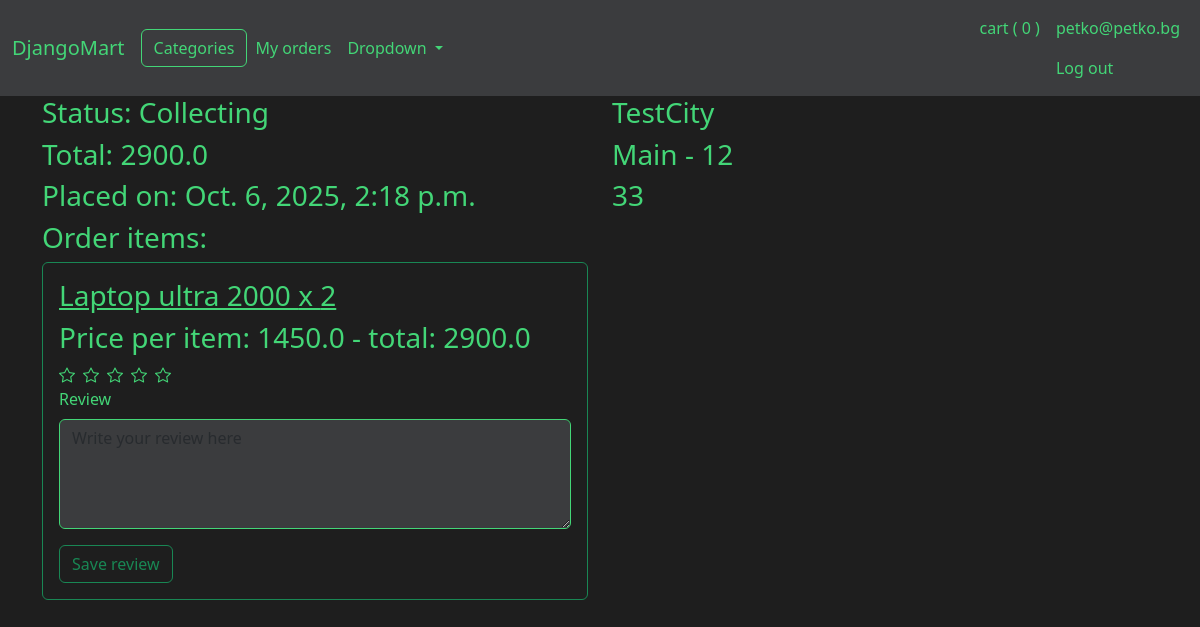
Page /delivery/5 (signed in) on the committed database.
### DjangoMartApp/models.py (models this page shows, shortened)
class ShoppingCart(models.Model):
    user_id = models.OneToOneField(User, on_delete=models.CASCADE)
    total_items_count = models.PositiveIntegerField(default=0)

class User(AbstractUser):
    first_name = models.CharField(max_length=50)
    last_name = models.CharField(max_length=50)
    phone_number = models.CharField(max_length=15, blank=True)
    total_purchased_amount = models.FloatField(default=0)
    available_tokens = models.FloatField(default=500,  validators=[MinValueValidator(0)])
    delivery_details_provided_count = models.PositiveSmallIntegerField(default=0, validators=[MaxValueValidator(3)])
    is_deleted = models.BooleanField(default=False)
    is_api_user = models.BooleanField(default=False)
    created_date = models.DateTimeField(default=timezone.now, editable=False)
    updated_date = models.DateTimeField(auto_now=True)
    is_auto_generated = models.BooleanField(default=False)
    generated_date = models.DateTimeField(blank=True, null=True)

class DeliveryTracking(models.Model):
    class Status(models.TextChoices):
        COLLECTING = 'Collecting'
        PREPARED = 'Prepared'
        SHIPPED = 'Shipped'
        DELIVERED = 'Delivered'
        CANCELLED = 'Cancelled'
    delivery_destination = models.ForeignKey(DeliveryDestination,
                                            on_delete=models.SET_NULL,
                                            null=True,
                                            blank=True,
                                            related_name='delivery_tracking')
    user = models.ForeignKey(User, on_delete=models.DO_NOTHING)
    city = models.CharField(max_length=100)
    street = models.CharField(max_length=100)
    street_number = models.PositiveIntegerField(blank=True, null=True)
    phone_number = models.PositiveIntegerField()
    status = models.CharField(
        max_length=20,
        choices=Status.choices,
        default=Status.COLLECTING,
    )
    purchase = models.OneToOneField('Purchase',
                                 on_delete=models.DO_NOTHING,
                                 related_name='delivery_tracking')
    created_date = models.DateTimeField(auto_now_add=True)
    delivered_date = models.DateTimeField(blank=True, null=True)

class Purchase(models.Model):
    user = models.ForeignKey(User, on_delete=models.DO_NOTHING)
    total_price = models.FloatField()
    is_invalid = models.BooleanField(default=False)
    created_date = models.DateTimeField(auto_now_add=True)
    updated_date = models.DateTimeField(auto_now=True)
    is_auto_generated = models.BooleanField(default=False)
    generated_date = models.DateTimeField(blank=True, null=True)

class PurchaseItem(models.Model):
    purchase = models.ForeignKey(Purchase, on_delete=models.DO_NOTHING, related_name='purchase_items')
    product_name = models.CharField(max_length=100)
    product = models.ForeignKey(Product,
                                on_delete=models.SET_NULL,
                                related_name='purchase_item',
                                blank=True,
                                null=True)
    price_at_purchase = models.FloatField()
    quantity = models.PositiveIntegerField()
    created_date = models.DateTimeField(auto_now_add=True)
    updated_date = models.DateTimeField(auto_now=True)
    is_auto_generated = models.BooleanField(default=False)
    generated_date = models.DateTimeField(blank=True, null=True)

### DjangoMartApp/views/web.py (the view)
# urls.py: path('delivery/<int:delivery_id>', delivery, name='delivery'),
@login_required
def delivery(request, delivery_id):
    try:
        delivery = (DeliveryTracking.objects
                    .select_related('purchase')
                    .prefetch_related('purchase__purchase_items', 'purchase__purchase_items__review')
                    .get(user=request.user, id=delivery_id))
    except DeliveryTracking.DoesNotExist:
        return render_django_mart_app(request, 'error', {'message':'The requested delivery does not exist for this user'})
    return render_django_mart_app(request, 'delivery', {'delivery':delivery})

### DjangoMartApp/context_processors.py (called while the page is built)
def categories_processor(request):
    return {
        'categories': Category.objects.filter(is_active=True)
    }

def cart_processor(request):
    if request.user.is_authenticated:
        try:
            cart = ShoppingCart.objects.get(user_id=request.user)
        except ShoppingCart.DoesNotExist:
            cart = None
    else:
        cart = None
    return {'shopping_cart': cart}

### DjangoMartApp/templatetags/math_functions.py (called while the page is built)
@register.filter
def multiply(a, b):
    return a * b

### DjangoMartApp/views/utility.py (called while the page is built)
def render_django_mart_app(request, template_name, context=None):
    if context is None:
        context = {}
    full_template_name = f'DjangoMartApp/{template_name}.html'
    return render(request, full_template_name, context)

### DjangoMartApp/templates/DjangoMartApp/delivery.html (shortened to what this page needs)
{% extends "DjangoMartApp/layout.html" %}
{% load static %}
{% load math_functions %}
{% block styles %}
    <link href="https://cdn.jsdelivr.net/npm/bootstrap-icons/font/bootstrap-icons.css" rel="stylesheet">
{% endblock %}
{% block body %}
<div class="row">
    <div class="col">
        <div class="h3">Status: {{delivery.status}}</div>
        <div class="h3">Total: {{delivery.purchase.total_price}}</div>
        <div class="h3">Placed on: {{delivery.created_date}}</div>
        <div class="h3">Order items:</div>
        {% for purchase_item in delivery.purchase.purchase_items.all %}
            <div class="container border border-success border-1 rounded mb-3 p-3" id="itemDiv">
                <div class="h3">
                    <a href="{% url 'product' purchase_item.product.id %}">{{purchase_item.product_name}} x {{purchase_item.quantity}}</a>
                </div>
                <div class="h3">
                    Price per item: {{purchase_item.price_at_purchase}} - total: {{ purchase_item.price_at_purchase|multiply:purchase_item.quantity }}
                </div>
                    {% if purchase_item.review %}
                        Your review -
                        <button type="button" class="btn btn-outline-success btn-sm" id="editReviewBtn" data-reviewid="{{purchase_item.review.id}}" data-itemid="{{purchase_item.id}}">
                            Edit review
                        </button>
                        <button type="button" class="btn btn-outline-danger btn-sm" id="deleteReviewBtn" data-reviewid="{{purchase_item.review.id}}" data-itemid="{{purchase_item.id}}">
                            Delete review
                        </button>
                        <div class="d-flex gap-2">
                            {% for i in "12345"|make_list %}
                                {% if forloop.counter <= purchase_item.review.rating %}
                                    <i class="bi bi-star-fill text-warning star" id="starGroup{{purchase_item.id}}" data-value="{{forloop.counter}}"></i>
                                {% else %}
                                    <i class="bi bi-star star" id="starGroup{{purchase_item.id}}" data-value="{{forloop.counter}}"></i>
                                {% endif %}
                            {% endfor %}
                        </div>
                        <textarea class="form-control mb-3" id="comment{{purchase_item.id}}" rows="4" placeholder="Write your review here" disabled>{{ purchase_item.review.comment }}</textarea>
                        <button type="button" class="btn btn-outline-success" id="saveReviewBtn" data-itemid="{{purchase_item.id}}" style="display: none">
                            Save review
                        </button>
                    {% else %}
                        <div class="d-flex gap-2">
                            <i class="bi bi-star star" id="starGroup{{purchase_item.id}}" data-value="1"></i>
                            <i class="bi bi-star star" id="starGroup{{purchase_item.id}}" data-value="2"></i>
                            <i class="bi bi-star star" id="starGroup{{purchase_item.id}}" data-value="3"></i>
                            <i class="bi bi-star star" id="starGroup{{purchase_item.id}}" data-value="4"></i>
                            <i class="bi bi-star star" id="starGroup{{purchase_item.id}}" data-value="5"></i>
                        </div>
                        <div class="mb-3">
                        <label for="message" class="form-label">Review</label>
                        <textarea class="form-control" id="comment{{purchase_item.id}}" rows="4" placeholder="Write your review here"></textarea>
                        </div>
                        <button type="button" class="btn btn-outline-success" id="saveReviewBtn" data-itemid="{{purchase_item.id}}">
                            Save review
                        </button>
                    {% endif %}
            </div>
        {% endfor %}
    </div>
    <div class="col">
        <div class="h3">{{delivery.city}}</div>
        <div class="h3">{{delivery.street}} - {{delivery.street_number}}</div>
        <div class="h3">{{delivery.phone_number}}</div>
    </div>
</div>
{% endblock %}

### DjangoMartApp/templates/DjangoMartApp/layout.html (shortened to what this page needs)
{% load static %}
<!doctype html>
<html lang="en">
  <head>
    {% block styles %} {% endblock %}
    <link href="https://cdn.jsdelivr.net/npm/bootstrap@5.3.7/dist/css/bootstrap.min.css" rel="stylesheet">
    <link href="{% static 'DjangoMartApp/styles.css' %}" rel="stylesheet">
  </head>
  <body>
    <nav class="navbar navbar-expand-lg bg-body-tertiary">
      <div class="container-fluid">
        <a class="navbar-brand" href="{% url 'homepage' %}">DjangoMart</a>
        <button type="button" class="btn active" data-bs-toggle="offcanvas" data-bs-target="#catOffcanvas">
          Categories
        </button>
        <div class="collapse navbar-collapse" id="navbarSupportedContent">
          <ul class="navbar-nav me-auto mb-2 mb-lg-0">
            {% if user.is_authenticated %}
              <li class="nav-item">
                <a class="nav-link" href="{% url 'orders' %}">My orders</a>
              </li>
            {% endif %}
            <li class="nav-item dropdown">
              <a class="nav-link dropdown-toggle" href="#" role="button" data-bs-toggle="dropdown" aria-expanded="false">
                Dropdown
              </a>
            </li>
          </ul>
          <div class="d-flex navbar-nav">
            {% if user.is_authenticated %}
            <a class="nav-link" href="{% url 'cart' %}">cart
              (
              <span id="cartItemsCount">
                {{shopping_cart.total_items_count}}
              </span>
              )
            </a>
              <li class="nav-item">
                <a class="nav-link" href="{% url 'logout_view' %}">{{user.username}}</a>
                <a class="nav-link" href="{% url 'logout_view' %}">Log out</a>
              </li>
            {% else %}
              <li class="nav-item">
                <a class="nav-link" href="{% url 'login_view' %}">Log In</a>
              </li>
            {% endif %}
          </div>
        </div>
      </div>
    </nav>
    <div class="container">
      {% block body %}
      {% endblock %}
    </div>
  </body>
</html>

### DjangoMartApp/static/DjangoMartApp/styles.css (style rules this page uses)
body { background-color:#1E1E1E; color: #43D677; }
.navbar, .button, .navbar-brand, .nav-link, .dropdown-item, .nav-item, .dropdown, .dropdown-menu, .offcanvas-title, .offcanvas, .card, .card-title, .card-text { background-color:#3B3C3E !important; color: #43D677 !important; }
a { color: #43D677; text-decoration: underline; text-decoration-color: #43D677; }
.form-control { background-color:#3B3C3E !important; color: #43D677 !important; border-color: #43D677 !important; }

### rows in the picture
ShoppingCart: total_items_count "0"
User: username "petko@petko.bg"
DeliveryTracking: status "Collecting", purchase.total_price "2900.0", created_date "Oct. 6, 2025, 2:18 p.m.", city "TestCity", street "Main", street_number "12", phone_number "33"
PurchaseItem: product_name "Laptop ultra 2000", quantity "2", price_at_purchase "1450.0", price_at_purchase|multiply "2900.0", id "Write your review here"
